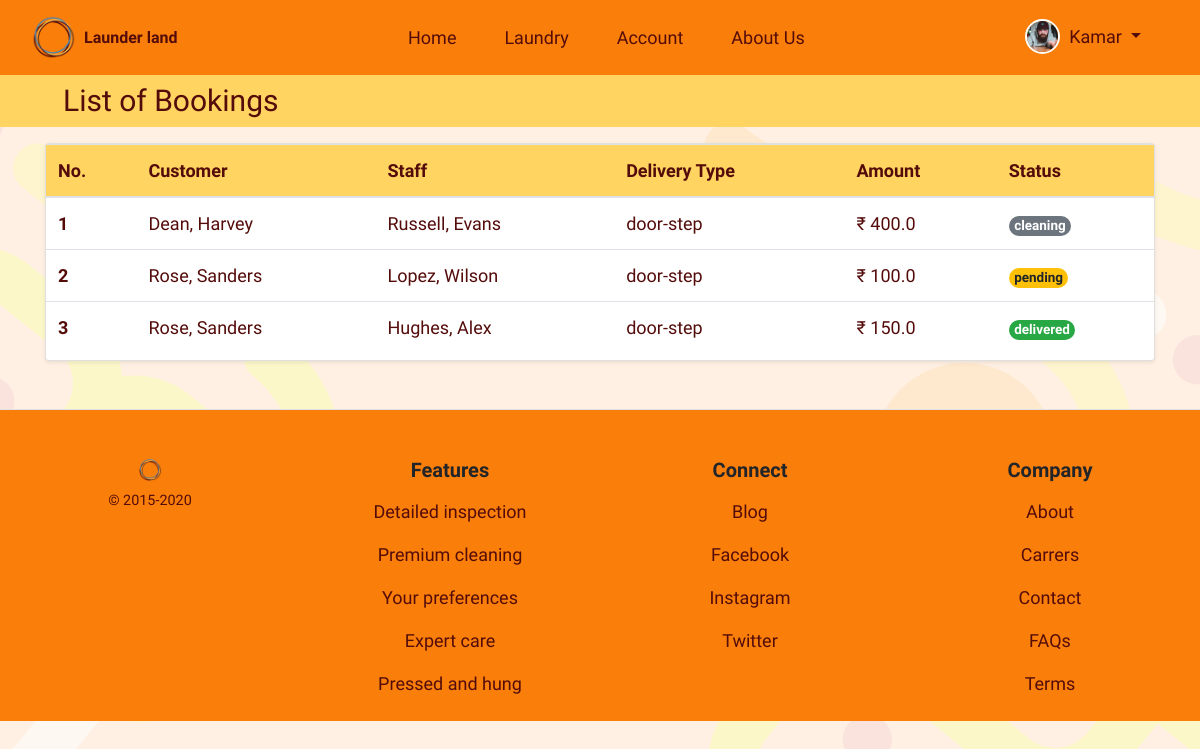
The app's page /laundry/staff_all_booking/ (signed in) with its own data.
### usermodule/models.py (models this page shows)
class User(AbstractUser):
    username = None
    mobile = models.CharField(unique=True, max_length=10)
    email = models.EmailField(unique=True)
    first_name = models.CharField(max_length=15)
    profile_pic = models.ImageField(default="profile.png", blank=True)
    gender_choice = (('Male', 'Male'), ('Female', 'Female'),
                     ('Other', 'Other'))
    gender = models.CharField(max_length=7, choices=gender_choice)
    user_type_choice = ((1, 'Owner'), (2, 'Staff'), (3, 'Customer'))
    user_type = models.PositiveSmallIntegerField(
        choices=user_type_choice)
    staff_status = models.BooleanField(default=False)
    address = models.CharField(max_length=100)
    street = models.CharField(max_length=50)
    city = models.CharField(max_length=50)
    state = models.CharField(max_length=50)
    pincode = models.CharField(max_length=6)
    creation_date = models.DateTimeField(auto_now_add=True)
    objects = UserManager()
    USERNAME_FIELD = 'mobile'
    REQUIRED_FIELDS = ['first_name']
    class Meta:
        verbose_name = 'User'
        verbose_name_plural = 'Users'
    def __str__(self):
        return self.last_name + ", " + self.first_name

### laundry/models.py (models this page shows, shortened)
class Booking(models.Model):
    cust_id = models.ForeignKey(
        User, on_delete=models.CASCADE, related_name="cid")
    assigned_staff = models.ForeignKey(User, on_delete=models.CASCADE)
    services = models.ForeignKey(Service, on_delete=models.SET_NULL, null=True)
    sub_service = models.ForeignKey(
        Subservice, on_delete=models.SET_NULL, null=True)
    quantity = models.PositiveIntegerField()
    amount = models.FloatField(null=True, blank=True)
    delivery_choice = (('pickup', 'Pickup (Self)'), ('door-step', 'Door Step'))
    delivery_type = models.CharField(choices=delivery_choice, max_length=30)
    status_choice = (('pending', 'Pending'), ('cleaning', 'Cleaning'), ('pickedup', 'Picked Up'), ('canceled', 'Canceled'),
                     ('ready', 'Ready'), ('delivered', 'Delivered'))
    status = models.CharField(max_length=20, choices=status_choice,
                              default=status_choice[0][0])
    booked_on = models.DateTimeField(auto_now_add=True)
    class Meta:
        verbose_name = 'Booking'
        verbose_name_plural = 'Bookings'

### usermodule/decorators.py (the view)
    def wrap(request, *args, **kwargs):
        if request.user.is_authenticated:
            if request.user.user_type == 2 or request.user.user_type == 1:
                return function(request, *args, **kwargs)
            else:
                messages.warning(request, 'Signin using Staff Account')
                return redirect(redirect('usermodule:signin').url+'?next='+request.path)
        else:
            messages.info(request, 'Signin to continue')
            return redirect(redirect('usermodule:signin').url+'?next='+request.path)

### laundry/views.py (called while the page is built)
@user_is_staff
def staff_all_booking(request):
    bookings = None
    if request.user.user_type == 1:
        bookings = Booking.objects.all().order_by('booked_on').reverse()
    elif request.user.user_type == 2:
        bookings = Booking.objects.filter(
            assigned_staff=request.user.id).order_by('booked_on').reverse()
    return render(request, 'laundry/staff_booking.html', {'booking': bookings})

### templates/laundry/staff_booking.html (shortened to what this page needs)
{% extends 'base_layout.html' %}
{% load static %}
{% block content %}
<body id="booking">
    <article class="bg_light_orange_2 container-fluid py-2">
        <section class="pr-md-auto pl-md-5 text-center text-md-left">
            <h3 class="brown mb-0 clamp_size_header">List of Bookings</h3>
        </section>
    </article>
    <article class="container my-2">
        <section class="card shadow-sm my-3 w-100">
            <div class="card-body p-0">
                {% if booking %}
                <div class="table-responsive table-wrapper">
                    <table class="table table-hover mb-0 brown">
                        <thead class="bg_light_orange_2">
                            <tr>
                                <th scope="col">No.</th>
                                <th scope="col">Customer</th>
                                {% if user.user_type == 1 %}
                                <th scope="col">Staff</th>
                                {% endif %}
                                <th scope="col">Delivery Type</th>
                                <th scope="col">Amount</th>
                                <th scope="col">Status</th>
                            </tr>
                        </thead>
                        <tbody>
                            {% for data in booking %}
                            <tr>
                                {% if forloop %}
                                <th><a class="nav-link p-0 brown btn-cust"
                                        href="{% url 'laundry:staff_booking_edit' data.id %}">{{forloop.counter}}</a>
                                </th>
                                {% endif %}
                                <td>{{ data.cust_id }}</td>
                                {% if user.user_type == 1 %}
                                <td>{{ data.assigned_staff }}</td>
                                {% endif %}
                                <td>{{ data.delivery_type }}</td>
                                <td>&#x20B9; {{ data.amount|default:"-----" }}</td>
                                <td><span class="badge rounded-pill mb-0
                                {% if data.status == 'delivered' %}
                                badge-success
                                {% elif data.status == 'ready' %}
                                badge-info
                                {% elif data.status == 'cleaning' %}
                                badge-secondary
                                {% elif data.status == 'pickedup' %}
                                badge-primary
                                {% elif data.status == 'pending' %}
                                badge-warning
                                {% elif data.status == 'canceled' %}
                                badge-danger
                                {% endif %}
                                ">{{ data.status }}</span></td>
                            </tr>
                            {% endfor %}
                        </tbody>
                    </table>
                </div>
                {% else %}
                <div class="row d-flex justify-content-center align-items-center" style="height: 50vh;">
                    <h4 class="bold brown">Looks like you don't have any work</h4>
                </div>
                {% endif %}
            </div>
        </section>
    </article>
</body>
{% endblock %}

### templates/header.html (shortened to what this page needs)
{% load static %}
{% url 'homepage' as home %}
{% url 'usermodule:myaccount' as myaccount %}
{% url 'laundry:laundry' as laundry %}
<div>
    <nav class="navbar navbar-expand-lg bg_orange_1">
        <div class="container mx_width_100 justify-content-between">
            <a class="navbar-brand flex-shrink-0 btn-cust d-flex" href="{% url 'homepage' %}"
                style="min-width: 7rem"><img src="{% static 'images/logo.png' %}" alt="Horbax" width="45" />
                <h6 class="my-auto ml-2 brown bold">Launder land</h6>
            </a>
            <div class="container order-1 order-lg-0">
                <div class="navbar-collapse collapse d-lg-flex justify-content-center align-items-center"
                    id="navbarCollapse">
                    <ul class="navbar-nav">
                        <li class="nav-item my-2 mx-lg-3 clamp_size">
                            <a class="{% if request.get_full_path == home %}actives{% else %}brown{% endif %} nav-link border-0 btn-cust text-center header_big"
                                href="{% url 'homepage' %}">Home</a>
                        </li>
                        <li class="nav-item my-2 mx-lg-3 clamp_size">
                            <a class="{% if request.get_full_path == laundry %}actives{% else %}brown{% endif %} nav-link header_big border-0 btn-cust text-center"
                                href="{% url 'laundry:laundry' %}">Laundry</a>
                        </li>
                        {% if user.is_authenticated %}
                        <li class="nav-item my-2 mx-lg-3 clamp_size">
                            <a class="{% if request.get_full_path == myaccount %}actives{% else %}brown{% endif %} nav-link header_big border-0 btn-cust text-center"
                                href="{% url 'usermodule:myaccount' %}">Account</a>
                        </li>
                        {% endif %}
                        <li class="nav-item my-2 mx-lg-3 clamp_size">
                            <a class="brown nav-link header_big border-0 btn-cust text-center" href="#">About Us</a>
                        </li>
                    </ul>
                </div>
            </div>
            <div class="navbar-toolbar d-flex flex-shrink-0 align-items-center order-0 orderlg-1">
                {% if user.is_authenticated %}
                <div class="nav-item dropdown d-flex order-md-2">
                    <a class="navbar-tool mx-sm-1 mx-md-0 text-decoration-none btn-cust"
                        href="{% url 'usermodule:myaccount' %}">
                        <div class="navbar-tool-icon-box">
                            <img class="rounded-circle" src="{{ user.profile_pic.url }}" width="35"
                                style="border: 2px solid white" alt="Profile" />
                        </div>
                    </a>
                    <a class="nav-link dropdown-toggle btn-cust d-none d-md-block px-1 mr-lg-4
              {% if request.get_full_path == profile %}active{% else %}brown{% endif %}" href="#" id="navbardrop"
                        data-toggle="dropdown">
                        {{ user.first_name }}
                    </a>
                </div>
                {% endif %}
            </div>
        </div>
    </nav>
</div>

### static/css/style.css (style rules this page uses)
body { background-image: url("/static/images/home_page.png"); background-attachment: fixed; background-size: cover; -webkit-background-size: cover; -moz-background-size: cover; -o-background-size: cover; background-repeat: no-repeat; background-blend-mode: overlay; font-family: "Quicksand"; font-size: large; }
.btn-cust { transition: transform 80ms ease-in; }
.brown { color: #540c0b !important; }
.bg_orange_1 { background-color: #fa7e0a !important; }
.bg_light_orange_2 { background-color: #ffd460 !important; }
.bold { font-weight: 700 !important; }
.clamp_size { font-size: clmp(17px, 2.5vw, 21px) !important; }
.clamp_size_header { font-size: clamp(25px, 2.5vw, 32px) !important; }
.navbar-tool { position: relative; display: -ms-flexbox; display: flex; -ms-flex-align: center; align-items: center; }
.navbar-tool-icon-box { position: relative; width: 2.875rem; height: 2.875rem; border-radius: 50%; line-height: 2.625rem; text-align: center; color: #540c0b; }
.mx_width_100 { max-width: 100% !important; }
#booking { background-color: #ffefe2f6; }
.table-wrapper { max-height: 350px; overflow: auto; display: inline-block; }

### records on screen
User: profile_pic (picture), first_name "Kamar"
Booking: cust_id "Dean, Harvey", assigned_staff "Russell, Evans", delivery_type "door-step", amount "400.0", status "cleaning"
Booking: cust_id "Rose, Sanders", assigned_staff "Lopez, Wilson", delivery_type "door-step", amount "100.0", status "pending"
Booking: cust_id "Rose, Sanders", assigned_staff "Hughes, Alex", delivery_type "door-step", amount "150.0", status "delivered"
